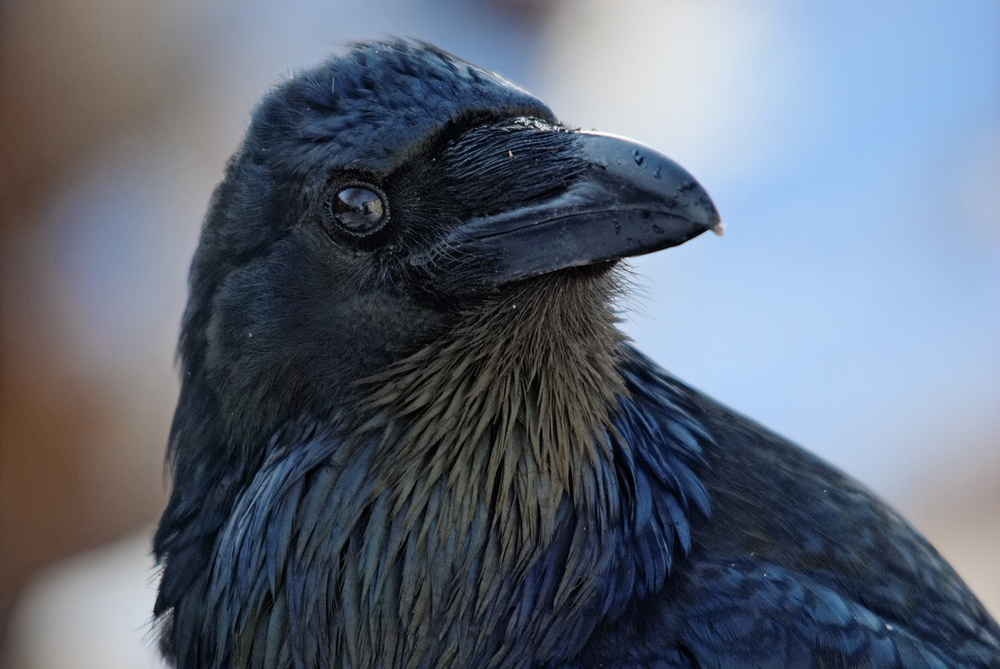
//> input picture Labs_cpp/homework_5/raven2.jpg, 1000 x 669 px, shrunk from 1800 x 1205 before the run
$ ./task_1   (built with g++ and OpenCV 4)
//> lines starting //> are read from the running program, lines starting //| are printed output that depends on the picture
#include <iostream>
#include <opencv2/opencv.hpp>
#include <cmath>

struct TwistParams {
    double cx;
    double cy;
    double maxRadius;
    double strength;
};

cv::Point2d twistPoint(double x, double y, const TwistParams& p)
{
    double dx = x - p.cx;
    double dy = y - p.cy;

    double r = std::sqrt(dx * dx + dy * dy);

    if (r > p.maxRadius)
    {
        return cv::Point2d(x, y);
    }

    double factor = 1.0 - r / p.maxRadius;
    double angle = p.strength * factor;

    double cosA = std::cos(angle);
    double sinA = std::sin(angle);

    double x_d = p.cx + dx * cosA - dy * sinA;
    double y_d = p.cy + dx * sinA + dy * cosA;

    return cv::Point2d(x_d, y_d);
}

cv::Point2d untwistPoint(double x_d, double y_d, const TwistParams& p)
{
    double dx = x_d - p.cx;
    double dy = y_d - p.cy;

    double r = std::sqrt(dx * dx + dy * dy);

    if (r > p.maxRadius)
    {
        return cv::Point2d(x_d, y_d);
    }

    double factor = 1.0 - r / p.maxRadius;
    double angle = -p.strength * factor;

    double cosA = std::cos(angle);
    double sinA = std::sin(angle);

    double x = p.cx + dx * cosA - dy * sinA;
    double y = p.cy + dx * sinA + dy * cosA;

    return cv::Point2d(x, y);
}

void buildTwistDistortMap(const cv::Size& size, const TwistParams& p, cv::Mat& mapX, cv::Mat& mapY)
{
    mapX = cv::Mat(size, CV_32FC1);
    mapY = cv::Mat(size, CV_32FC1);

    for (int v = 0; v < size.height; v++)
    {
        for (int u = 0; u < size.width; u++)
        {
            cv::Point2d source = untwistPoint(u, v, p);

            mapX.at<float>(v, u) = static_cast<float>(source.x);
            mapY.at<float>(v, u) = static_cast<float>(source.y);
        }
    }
}

void buildTwistUndistortMap(const cv::Size& size, const TwistParams& p, cv::Mat& mapX, cv::Mat& mapY)
{
    mapX = cv::Mat(size, CV_32FC1);
    mapY = cv::Mat(size, CV_32FC1);

    for (int v = 0; v < size.height; v++)
    {
        for (int u = 0; u < size.width; u++)
        {
            cv::Point2d source = twistPoint(u, v, p);

            mapX.at<float>(v, u) = static_cast<float>(source.x);
            mapY.at<float>(v, u) = static_cast<float>(source.y);
        }
    }
}

int main()
{
    std::string imagePath = "/Users/oleksandrabylina/Documents/University/ComputerVision/Labs_cpp/homework_5/raven2.jpg";

    cv::Mat image = cv::imread(imagePath);
//> image is the input picture: 669 rows x 1000 cols, CV_8UC3; mean B, G, R 119.4, 104.5, 95.2

    if (image.empty())
    {
        std::cout << "Cannot open image" << std::endl;
        return 0;
    }

    TwistParams params;

    params.cx = image.cols / 2.0;
//> params.cx = 500
    params.cy = image.rows / 2.0;
//> params.cy = 334.5
    params.maxRadius = std::min(image.cols, image.rows) * 0.75;
//> params.maxRadius = 501.8
    params.strength = 2.2;

    cv::Mat distortMapX;
    cv::Mat distortMapY;
    cv::Mat undistortMapX;
    cv::Mat undistortMapY;

    buildTwistDistortMap(image.size(), params, distortMapX, distortMapY);
//> after the loop in buildTwistDistortMap, `for (int v = 0; v < size.height; v++)`:
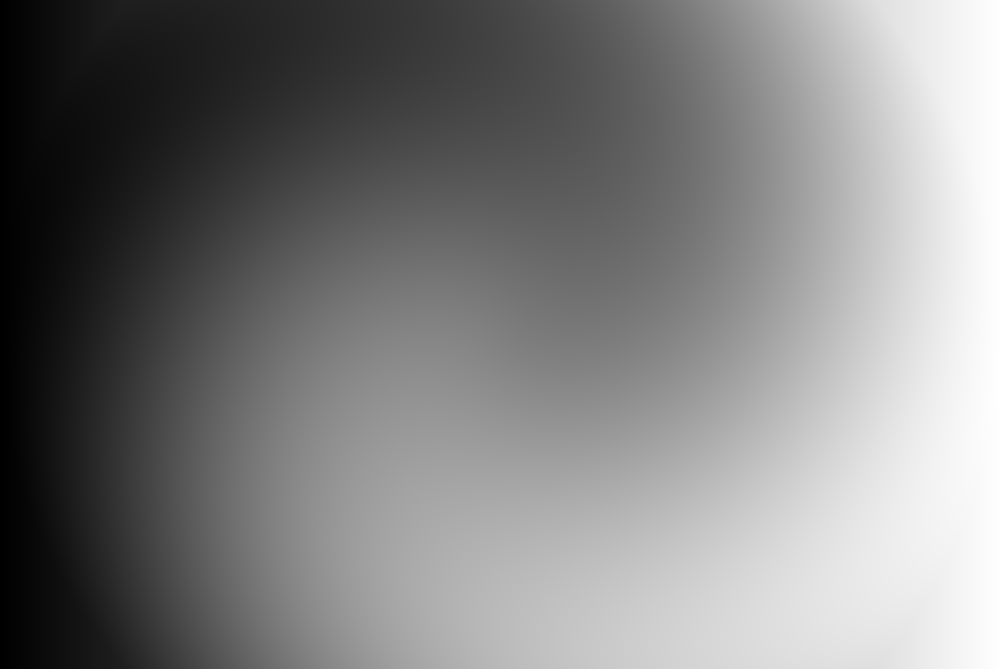
//> mapX: 669 rows x 1000 cols, CV_32FC1; min -0.117, max 999.2, mean 499.3; drawn with min black and max white
//> after the loop in buildTwistDistortMap, `for (int v = 0; v < size.height; v++)`:
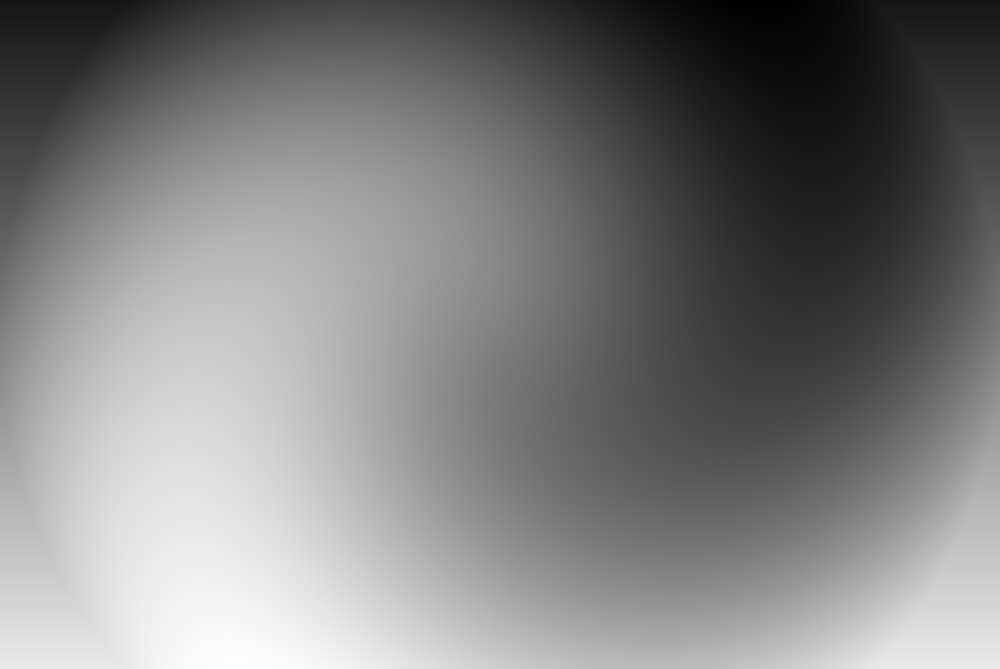
//> mapY: 669 rows x 1000 cols, CV_32FC1; min -67.9, max 736.4, mean 334; drawn with min black and max white

    cv::Mat distorted;
    cv::remap(image, distorted, distortMapX, distortMapY, cv::INTER_LINEAR, cv::BORDER_REPLICATE);
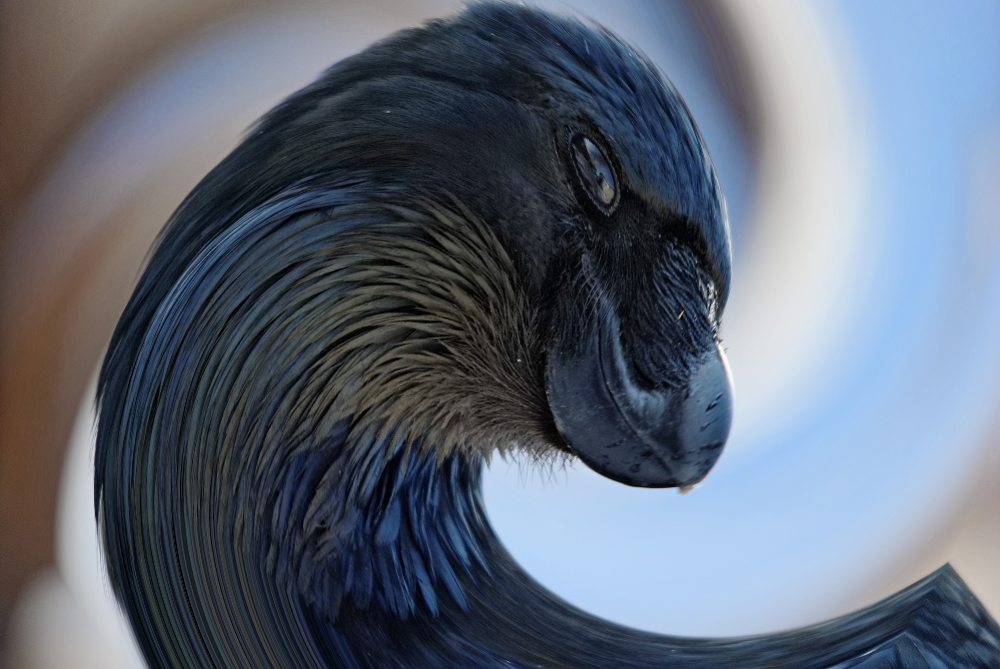
//> distorted: 669 rows x 1000 cols, CV_8UC3; mean B, G, R 119.7, 105.4, 96.2

    buildTwistUndistortMap(image.size(), params, undistortMapX, undistortMapY);
//> after the loop in buildTwistUndistortMap, `for (int v = 0; v < size.height; v++)`:
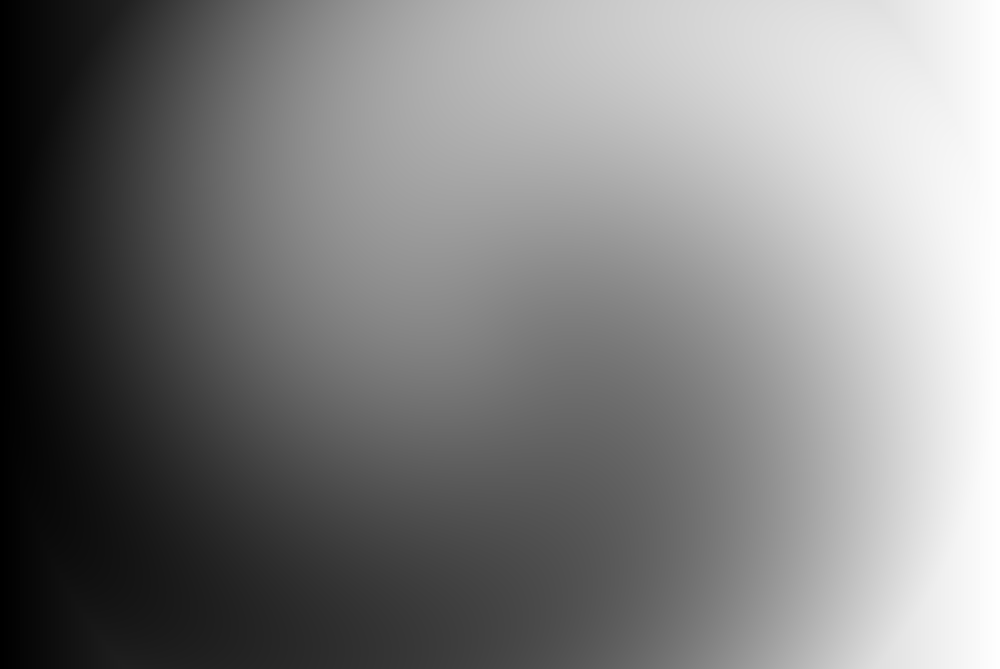
//> mapX: 669 rows x 1000 cols, CV_32FC1; min -0.117, max 999.2, mean 499.7; drawn with min black and max white
//> after the loop in buildTwistUndistortMap, `for (int v = 0; v < size.height; v++)`:
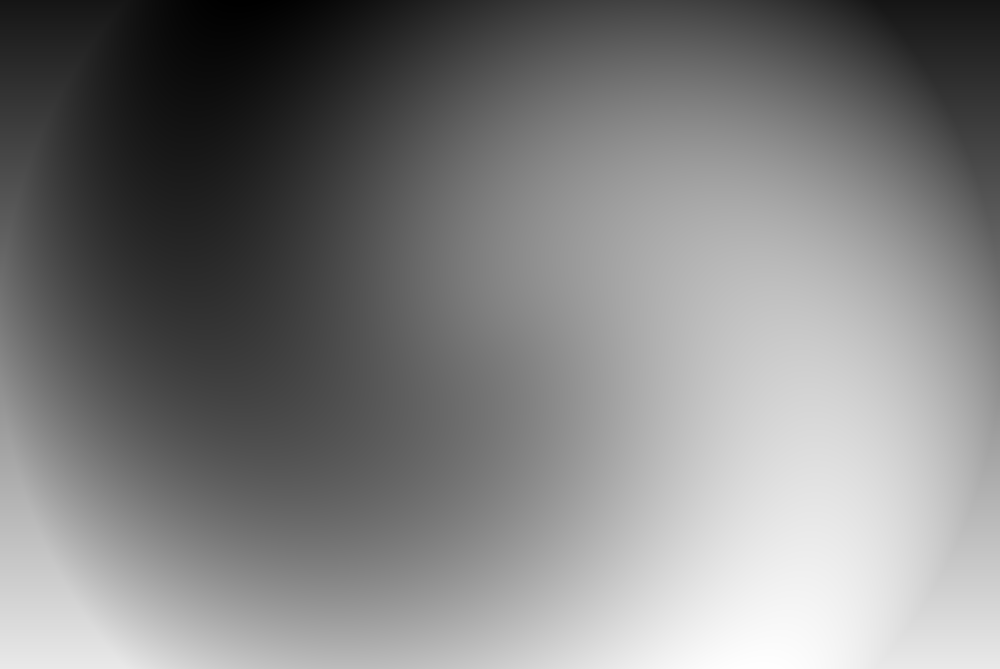
//> mapY: 669 rows x 1000 cols, CV_32FC1; min -67.9, max 736.4, mean 334; drawn with min black and max white

    cv::Mat restored;
    cv::remap(distorted, restored, undistortMapX, undistortMapY, cv::INTER_LINEAR, cv::BORDER_REPLICATE);
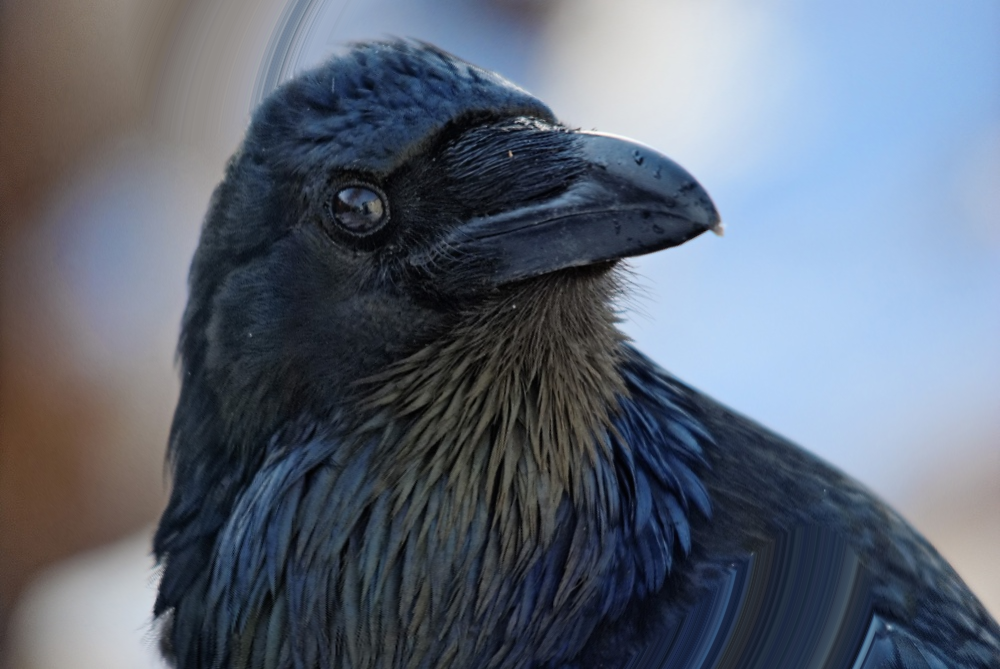
//> restored: 669 rows x 1000 cols, CV_8UC3; mean B, G, R 118.7, 104.3, 95.2

    cv::imwrite("original.png", image);
    cv::imwrite("twist_distorted.png", distorted);
    cv::imwrite("twist_restored.png", restored);

    cv::imshow("Original", image);
    cv::imshow("Twist distorted", distorted);
    cv::imshow("Restored", restored);

    cv::waitKey(0);

    return 0;
}
